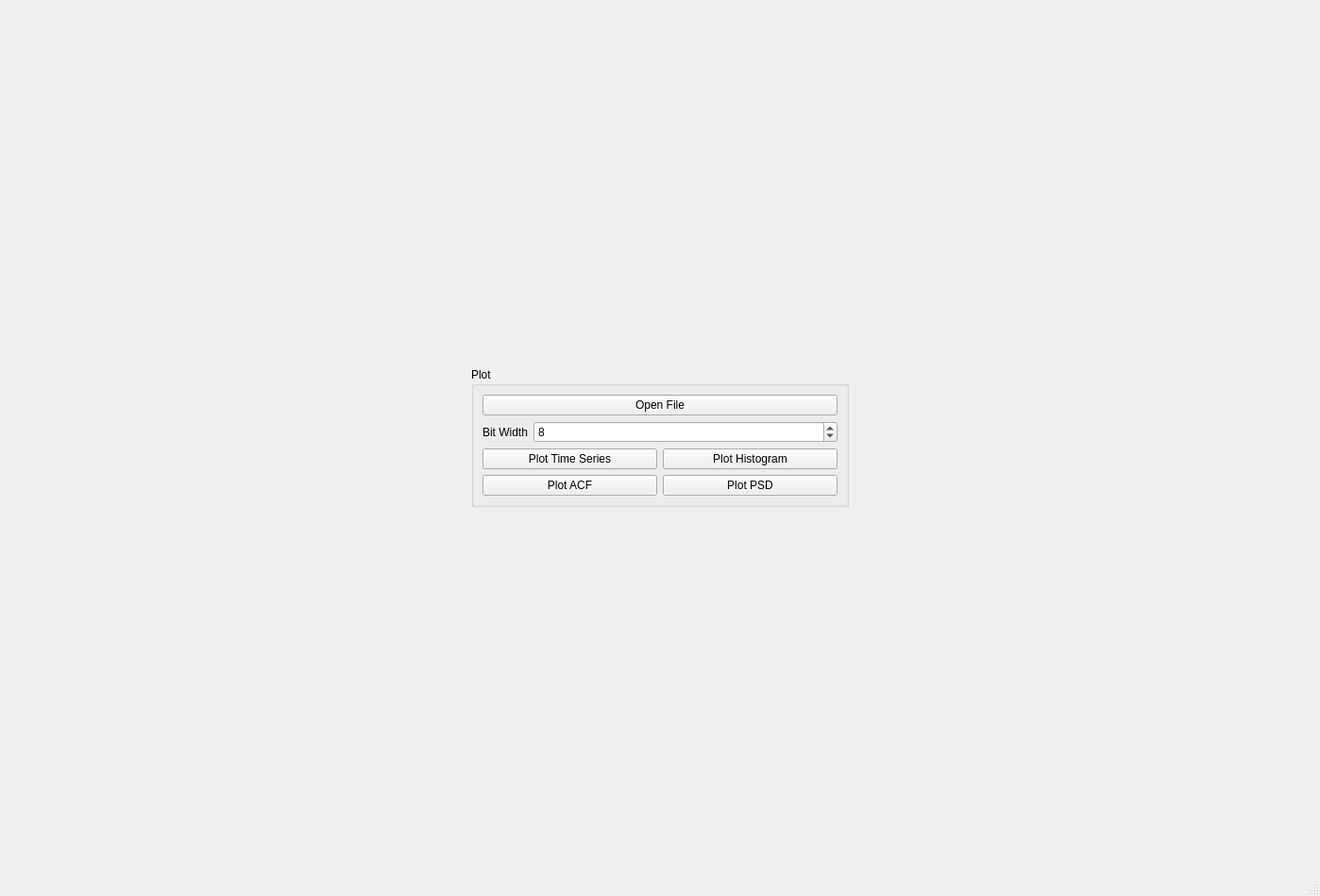
<?xml version="1.0" encoding="UTF-8"?>
<ui version="4.0">
 <class>RandomToolboxMainWindow</class>
 <widget class="QMainWindow" name="RandomToolboxMainWindow">
  <property name="geometry">
   <rect>
    <x>0</x>
    <y>0</y>
    <width>1398</width>
    <height>949</height>
   </rect>
  </property>
  <property name="windowTitle">
   <string>Random Toolbox</string>
  </property>
  <widget class="QWidget" name="centralwidget">
   <layout class="QHBoxLayout" name="horizontalLayout" stretch="0,0">
    <property name="topMargin">
     <number>9</number>
    </property>
    <item>
     <layout class="QVBoxLayout" name="verticalLayout"/>
    </item>
    <item>
     <widget class="QGroupBox" name="groupBox">
      <property name="sizePolicy">
       <sizepolicy hsizetype="Maximum" vsizetype="Fixed">
        <horstretch>0</horstretch>
        <verstretch>0</verstretch>
       </sizepolicy>
      </property>
      <property name="maximumSize">
       <size>
        <width>400</width>
        <height>16777215</height>
       </size>
      </property>
      <property name="title">
       <string>Plot</string>
      </property>
      <layout class="QVBoxLayout" name="verticalLayout_2">
       <item>
        <widget class="QPushButton" name="pushButton_OpenFile">
         <property name="text">
          <string>Open File</string>
         </property>
        </widget>
       </item>
       <item>
        <layout class="QFormLayout" name="formLayout">
         <item row="0" column="0">
          <widget class="QLabel" name="label">
           <property name="text">
            <string>Bit Width</string>
           </property>
           <property name="buddy">
            <cstring>spinBox_BitWidth</cstring>
           </property>
          </widget>
         </item>
         <item row="0" column="1">
          <widget class="QSpinBox" name="spinBox_BitWidth">
           <property name="minimum">
            <number>1</number>
           </property>
           <property name="maximum">
            <number>64</number>
           </property>
           <property name="value">
            <number>8</number>
           </property>
          </widget>
         </item>
        </layout>
       </item>
       <item>
        <layout class="QGridLayout" name="gridLayout">
         <item row="1" column="1">
          <widget class="QPushButton" name="pushButton_PlotPsd">
           <property name="text">
            <string>Plot PSD</string>
           </property>
          </widget>
         </item>
         <item row="1" column="0">
          <widget class="QPushButton" name="pushButton_PlotAcf">
           <property name="text">
            <string>Plot ACF</string>
           </property>
          </widget>
         </item>
         <item row="0" column="1">
          <widget class="QPushButton" name="pushButton_PlotHistogram">
           <property name="text">
            <string>Plot Histogram</string>
           </property>
          </widget>
         </item>
         <item row="0" column="0">
          <widget class="QPushButton" name="pushButton_PlotTimeSeries">
           <property name="text">
            <string>Plot Time Series</string>
           </property>
          </widget>
         </item>
        </layout>
       </item>
      </layout>
     </widget>
    </item>
   </layout>
  </widget>
  <widget class="QMenuBar" name="menubar">
   <property name="geometry">
    <rect>
     <x>0</x>
     <y>0</y>
     <width>1398</width>
     <height>20</height>
    </rect>
   </property>
  </widget>
  <widget class="QStatusBar" name="statusbar"/>
 </widget>
 <resources/>
 <connections/>
</ui>
